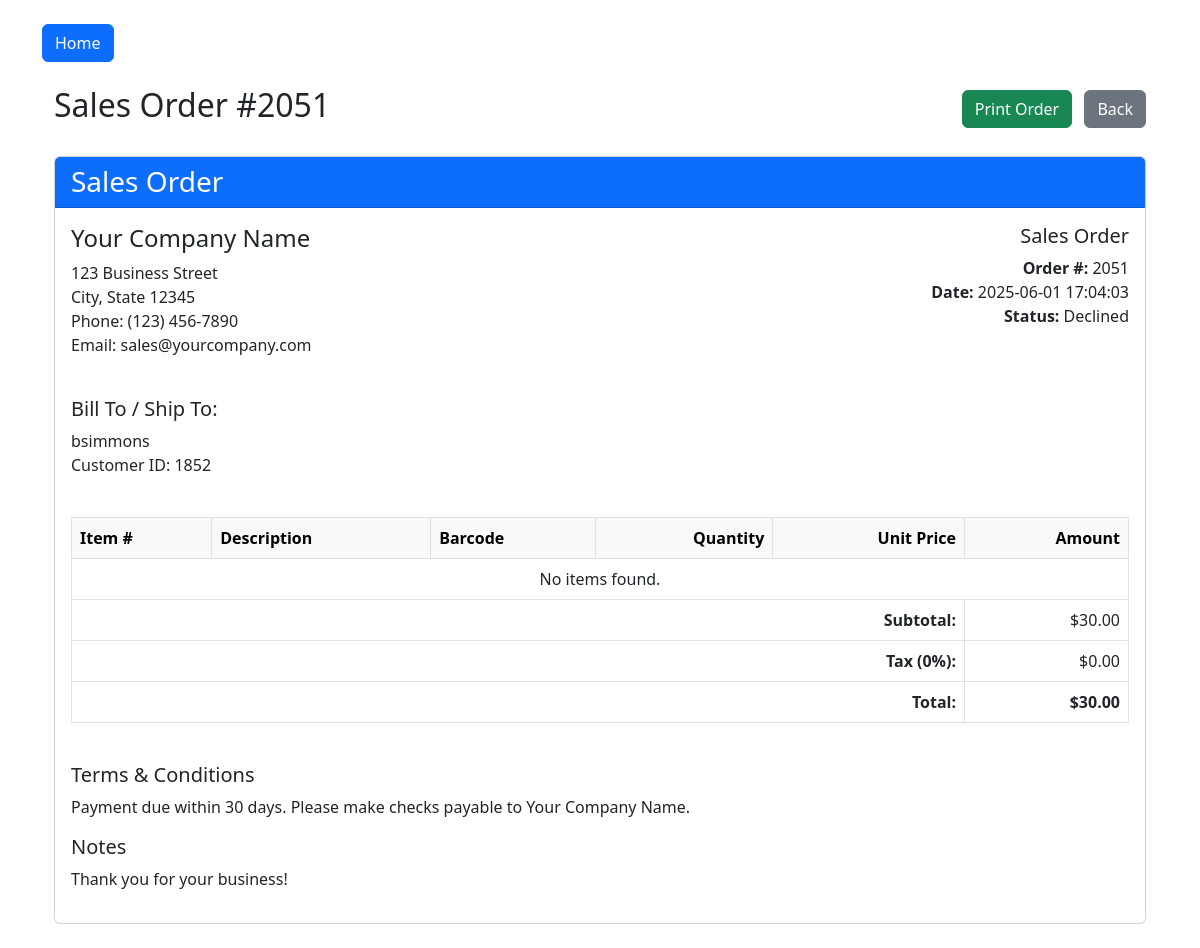
Page /order-detail/2051 (signed in) on the committed database.
### tables this page shows
CREATE TABLE sales_orders (
        id INTEGER PRIMARY KEY AUTOINCREMENT,
        customer_id INTEGER,
        order_data TEXT,
        status TEXT DEFAULT 'Pending',
        created_at TIMESTAMP DEFAULT CURRENT_TIMESTAMP,
        FOREIGN KEY(customer_id) REFERENCES users(id)
        );

CREATE TABLE users (
            id INTEGER PRIMARY KEY AUTOINCREMENT,
            username TEXT UNIQUE NOT NULL,
            password TEXT NOT NULL,
            role TEXT NOT NULL
        );

### app.py (the view)
@app.route('/order-detail/<int:order_id>')
def view_order_detail(order_id):
    if 'user_id' not in session:
        return redirect(url_for('login'))
    conn = get_db_connection()
    order = conn.execute('''
        SELECT sales_orders.*, users.username, users.id as customer_id
        FROM sales_orders
        LEFT JOIN users ON sales_orders.customer_id = users.id
        WHERE sales_orders.id = ?
    ''', (order_id,)).fetchone()
    if not order:
        conn.close()
        flash("Order not found", "error")
        return redirect(url_for('dashboard'))
    order_items = []
    order_total = 0
    try:
        order_data = json.loads(order['order_data'])
        for barcode, details in order_data.items():
            product = conn.execute('SELECT * FROM products WHERE barcode = ?', (barcode,)).fetchone()
            if product:
                price = 10.00
                item_total = price * details['quantity']
                order_total += item_total
                order_items.append({
                    'product_id': product['id'],
                    'name': product['name'],
                    'barcode': barcode,
                    'quantity': details['quantity'],
                    'price': price,
                    'total': item_total
                })
    except:
        pass
    conn.close()
    return render_template('order_detail.html',
                          order=order,
                          items=order_items,
                          total=order_total)

### app.py (called while the page is built)
def get_db_connection():
    conn = sqlite3.connect('database.db')
    conn.row_factory = sqlite3.Row
    return conn

### templates/order_detail.html (shortened to what this page needs)
{% extends "base.html" %}
{% block content %}
<div class="container mt-4" id="printable-content">
    <div class="d-flex justify-content-between align-items-center non-printable">
        <h2>Sales Order #{{ order['id'] }}</h2>
        <div>
            <button onclick="window.print();" class="btn btn-success me-2">Print Order</button>
            <a href="javascript:history.back()" class="btn btn-secondary">Back</a>
        </div>
    </div>
    <div class="card mt-4">
        <div class="card-header bg-primary text-white">
            <h3 class="mb-0">Sales Order</h3>
        </div>
        <div class="card-body">
            <div class="row mb-4">
                <div class="col-md-6">
                    <h4>Your Company Name</h4>
                    <p>123 Business Street<br>
                    City, State 12345<br>
                    Phone: (123) 456-7890<br>
                    Email: sales@yourcompany.com</p>
                </div>
                <div class="col-md-6 text-md-end">
                    <h5>Sales Order</h5>
                    <p><strong>Order #:</strong> {{ order['id'] }}<br>
                    <strong>Date:</strong> {{ order['created_at'] }}<br>
                    <strong>Status:</strong> {{ order['status'] }}</p>
                </div>
            </div>
            <div class="row mb-4">
                <div class="col-md-6">
                    <h5>Bill To / Ship To:</h5>
                    <p>{{ order['username'] }}<br>
                    Customer ID: {{ order['customer_id'] }}</p>
                </div>
            </div>
            <div class="table-responsive">
    <table class="table table-bordered">
        <thead class="table-light">
            <tr>
                <th>Item #</th>
                <th>Description</th>
                <th>Barcode</th>
                <th class="text-end">Quantity</th>
                <th class="text-end">Unit Price</th>
                <th class="text-end">Amount</th>
            </tr>
        </thead>
        <tbody>
            {% for item in order_items %}
            <tr>
                <td>{{ item.product_id }}</td>
                <td>{{ item.name }}</td>
                <td>{{ item.barcode }}</td>
                <td class="text-end">{{ item.quantity }}</td>
                <td class="text-end">${{ "%.2f"|format(item.price) }}</td>
                <td class="text-end">${{ "%.2f"|format(item.total) }}</td>
            </tr>
            {% else %}
            <tr>
                <td colspan="6" class="text-center">No items found.</td>
            </tr>
            {% endfor %}
        </tbody>
</div>
                    <tfoot>
                        <tr>
                            <th colspan="5" class="text-end">Subtotal:</th>
                            <td class="text-end">${{ "%.2f"|format(total) }}</td>
                        </tr>
                        <tr>
                            <th colspan="5" class="text-end">Tax (0%):</th>
                            <td class="text-end">$0.00</td>
                        </tr>
                        <tr>
                            <th colspan="5" class="text-end">Total:</th>
                            <td class="text-end"><strong>${{ "%.2f"|format(total) }}</strong></td>
                        </tr>
                    </tfoot>
            </div>
            <div class="row mt-4">
                <div class="col-md-12">
                    <h5>Terms & Conditions</h5>
                    <p>Payment due within 30 days. Please make checks payable to Your Company Name.</p>
                    <h5>Notes</h5>
                    <p>Thank you for your business!</p>
                </div>
            </div>
        </div>
    </div>
{% endblock %}

### rows in the picture
sales_orders: id "2051", created_at "2025-06-01 17:04:03", status "Declined", customer_id "1852"
users: username "bsimmons"

### other values in the picture
{{ "%.2f"|format(total) }} "30.00"
